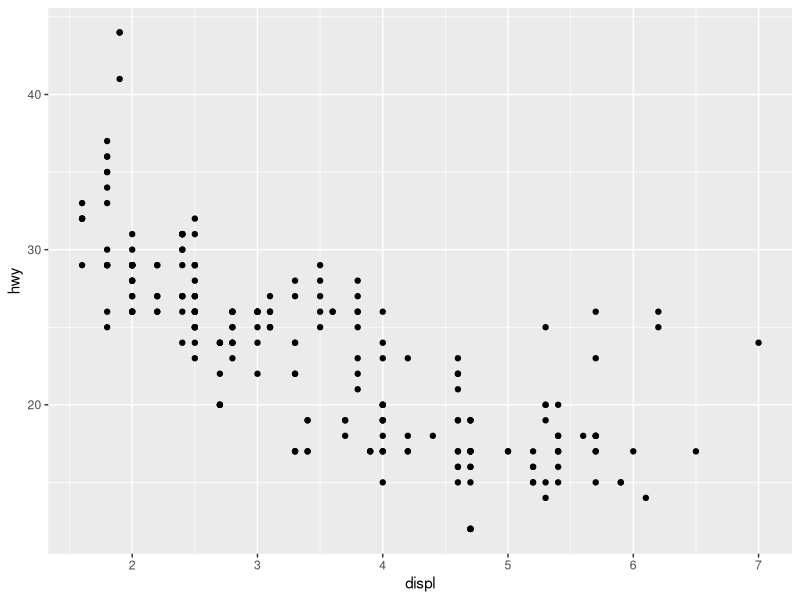
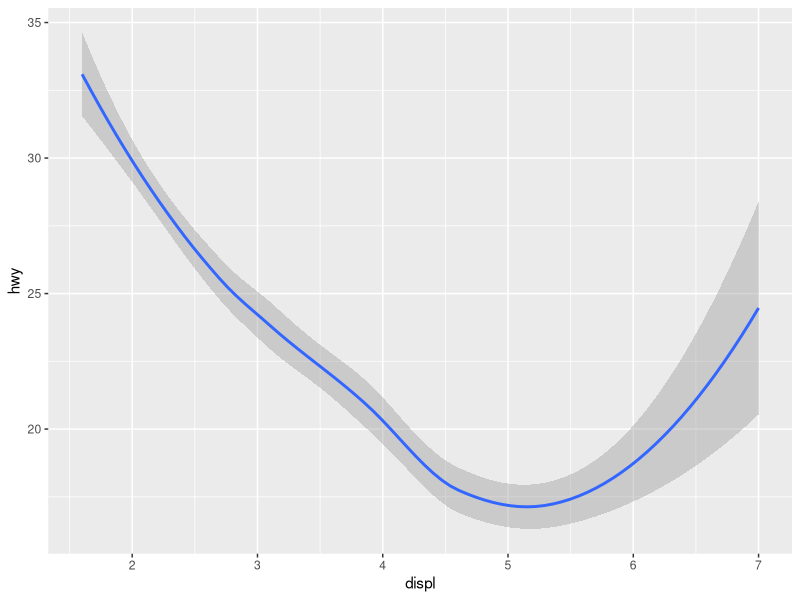
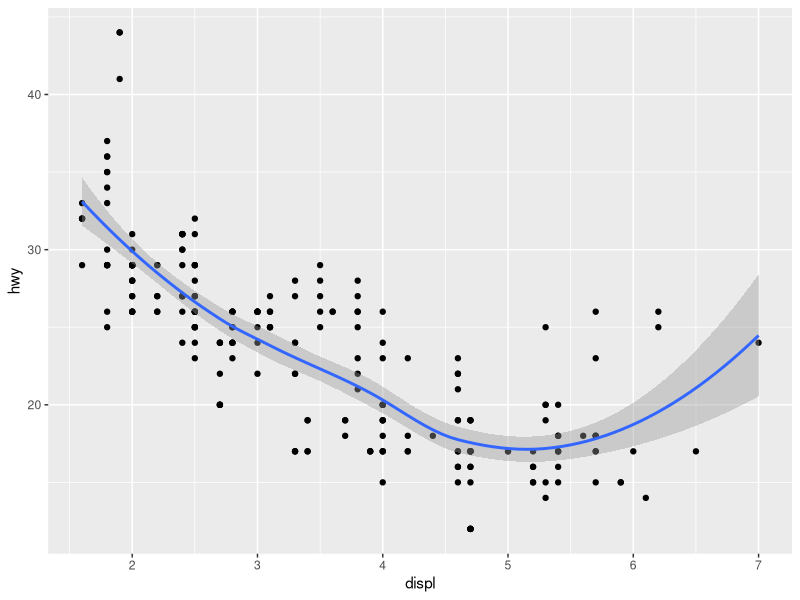
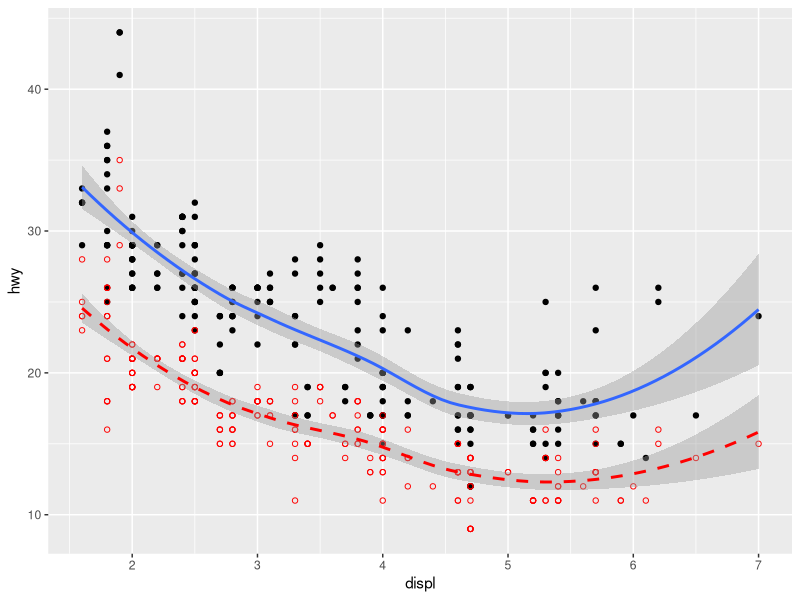
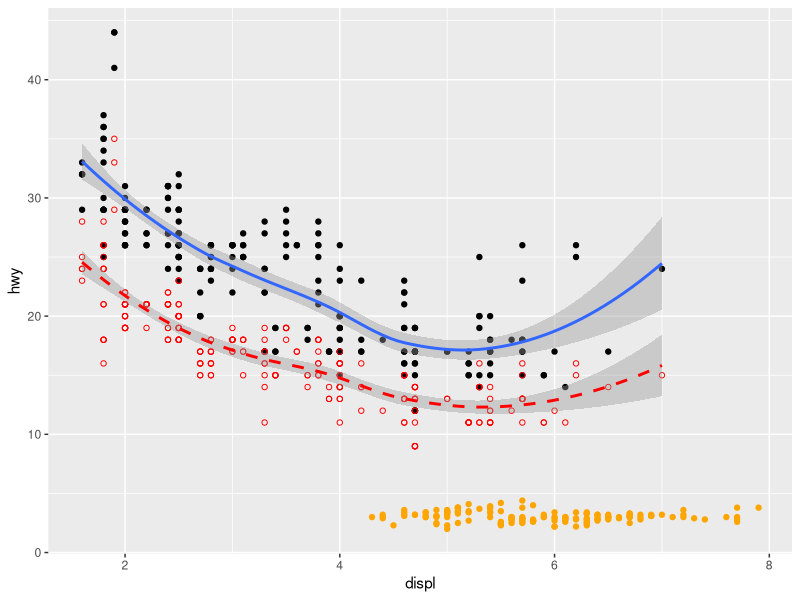
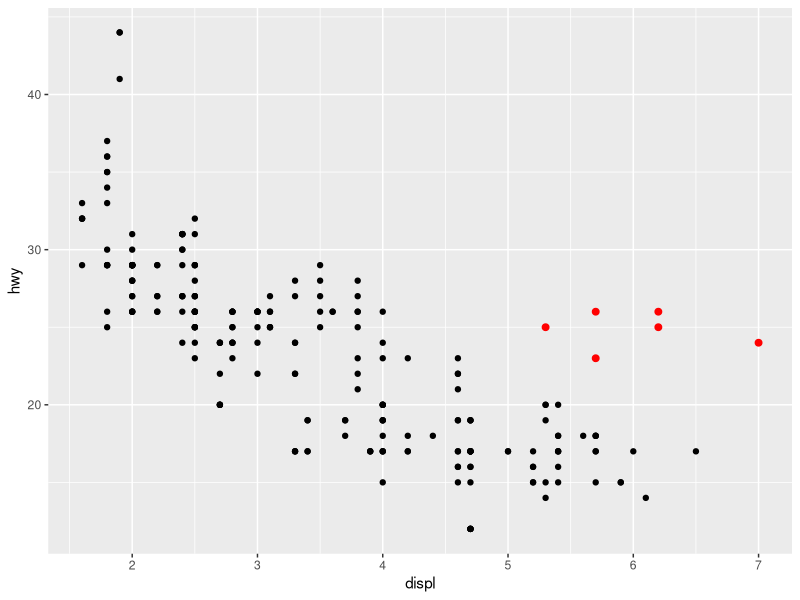
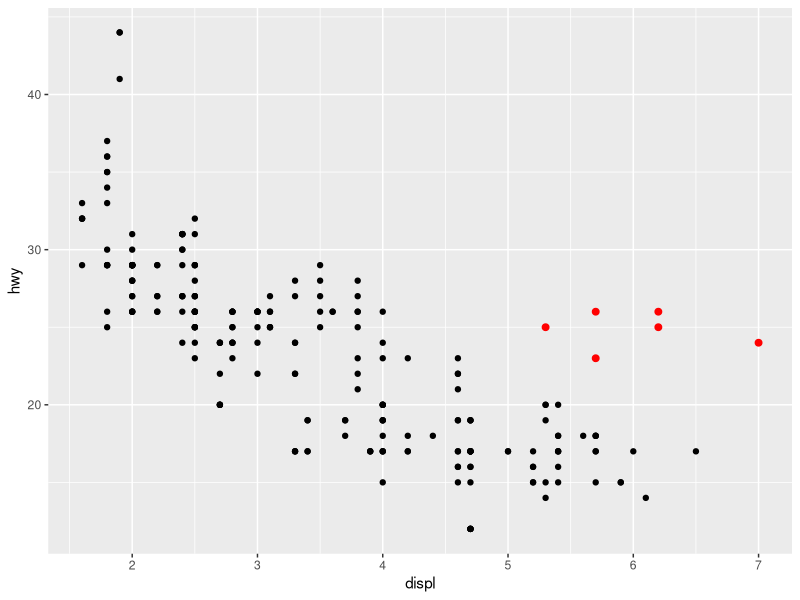
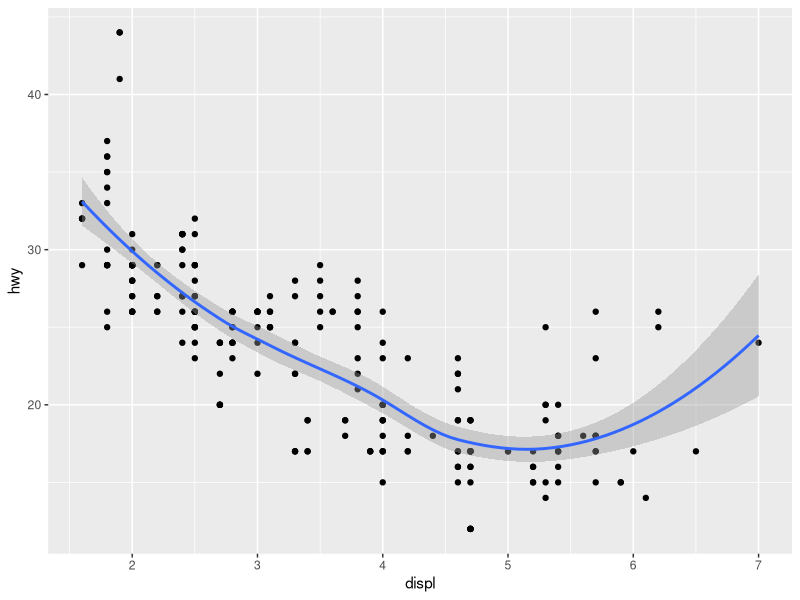

R code for these plots, in order: (Note: this script raises an error after producing the figures.)
# Day 15
library(ggplot2)
library(dplyr)

ggplot() + geom_point(mapping = aes(x=displ, y=hwy), data=mpg)
ggplot() + geom_smooth(mapping = aes(x=displ, y=hwy), data=mpg)
ggplot() + 
  geom_point(mapping = aes(x=displ, y=hwy), data = mpg) +
  geom_smooth(mapping = aes(x=displ, y=hwy), data = mpg)

ggplot() +
  geom_point(mapping = aes(x=displ, y=hwy), data = mpg) +
  geom_smooth(mapping = aes(x=displ, y=hwy), data = mpg) +
  geom_point(mapping = aes(x=displ, y=cty), data = mpg, col="red", shape=1) +
  geom_smooth(mapping = aes(x=displ, y=cty), data = mpg, linetype=2, col="red")

head(iris)
ggplot() +
  geom_point(mapping = aes(x=displ, y=hwy), data = mpg) +
  geom_smooth(mapping = aes(x=displ, y=hwy), data = mpg) +
  geom_point(mapping = aes(x=displ, y=cty), data = mpg, col="red", shape=1) +
  geom_smooth(mapping = aes(x=displ, y=cty), data = mpg, linetype=2, col="red") +
  geom_point(mapping = aes(x=iris$Sepal.Length, y=iris$Sepal.Width), col="orange")

ggplot() +
  geom_point(mapping = aes(displ, hwy), data=mpg) +
  geom_point(mapping = aes(displ, hwy),data=filter(mpg, displ > 5, hwy > 20),color="red", size=2)

ggplot() +
  geom_point(mapping=aes(displ, hwy), data=mpg) +
  geom_point(mapping=aes(displ, hwy), 
             data=filter(mpg, displ > 5, hwy > 20), 
             color="red", size=2)


ggplot(data = mpg, mapping = aes(x=displ, y=hwy)) + geom_point() + geom_smooth()
ggplot(data = mpg, mapping = aes(x=displ, y=cty)) + geom_point() + geom_smooth()


ggplot(data = mpg, mapping = aes(x=displ, y=hwy, color=drv)) + geom_point() + geom_smooth()
ggplot(data = mpg, mapping = aes(x=displ, y=hwy)) + geom_point(mapping = aes(color=drv)) + geom_smooth()
ggplot(data = mpg, mapping = aes(x=displ, y=hwy)) + geom_point() + geom_smooth(mapping = aes(color=drv))
ggplot(data = mpg, mapping = aes(x=displ, y=hwy, color=drv)) + geom_point(mapping = aes(shape=drv)) + geom_smooth(mapping = aes(linetype=drv))
ggplot(data = mpg, mapping = aes(x=displ, y=hwy)) +
  geom_point() + geom_smooth() +
  geom_point(mapping = aes(y = cty), col="red", shape=1) +
  geom_smooth(mapping = aes(y = cty), linetype=2, col="red")
ggplot(data=mpg, mapping = aes(x=displ, y=hwy)) +
  geom_point(aes(color=class)) +
  geom_smooth(data = filter(mpg, class=="suv"))

ggplot(mpg, aes(displ, hwy)) +
  geom_point() + geom_smooth() +
  geom_point(aes(y=cty), col="red", shape=1) +
  geom_smooth(aes(y=cty), linetype=2, col="red")

ggplot(mpg, aes(displ, hwy, color=drv)) + geom_point() + geom_smooth()
ggplot(mpg, aes(displ, hwy, color=drv)) + 
  geom_point() + 
  geom_smooth()
ggplot(mpg, aes(displ, hwy, color=drv)) 
  + geom_point() 


# Statistical transformation
diamonds
cut_table <- diamonds %>%
  group_by(cut) %>%
  summarize(n=n()) ; cut_table
ggplot(cut_table) + geom_col(aes(x=cut, y=n))
ggplot(diamonds) + geom_bar(aes(cut), stat="count")

ggplot(diamonds) + geom_bar(aes(x=color))
ggplot(diamonds) + geom_bar(aes(clarity, after_stat(prop), group=1))

ggplot(diamonds) + geom_bar(aes(carat))
ggplot(diamonds) + geom_bar(aes(carat), stat="bin")
ggplot(diamonds) + geom_histogram(aes(carat))
ggplot(diamonds) + geom_histogram(aes(table), bins = 50)
ggplot(diamonds) + geom_histogram(aes(price), binwidth = 500)
ggplot(diamonds) + geom_histogram(aes(x, after_stat(density)))
ggplot(diamonds) + geom_histogram(aes(y, after_stat(count)))
ggplot(diamonds) + geom_histogram(aes(z, after_stat(ndensity)))


ggplot(diamonds) + geom_boxplot(aes(y = carat))
ggplot(diamonds) + geom_boxplot(aes(x = carat))

ggplot(diamonds) + geom_boxplot(aes(cut, price))
ggplot(diamonds) + geom_boxplot(aes(cut, carat), notch = T)
ggplot(diamonds, aes(cut, depth)) +
  stat_summary(fun=median, fun.max = max, fun.min = min)


ggplot(mpg) + geom_bar(aes(class), fill="dark blue")
ggplot(mpg) + geom_bar(aes(class), color="dark blue")
ggplot(mpg) + geom_bar(aes(class, fill = drv))
ggplot(mpg) + geom_bar(aes(class, fill = drv), position = "dodge")
ggplot(mpg) + geom_bar(aes(class, fill = drv), position = "fill")
ggplot(mpg) + geom_bar(aes(class, col = drv), position = "identity", alpha=0.1)
ggplot(mpg) + geom_freqpoly(aes(hwy, color=drv), position = "identity")
ggplot(mpg) + geom_freqpoly(aes(hwy, color=drv))


p <- ggplot(mpg, aes(cty, hwy)) + geom_point(); p
p + geom_vline(xintercept = mean(mpg$cty), linetype=2, color="red")
p1 <- p + geom_vline(xintercept = mean(mpg$cty), linetype=2, color="red") +
  geom_hline(yintercept = mean(mpg$hwy), linetype=2, color="red"); p1
p1 + geom_abline(a=0, b=1, linetype=3, color="blue") +
  scale_x_continuous(limits = c(0,45)) +
  scale_y_continuous(limits = c(0,45))


unique(mpg$class)
ggplot(mpg, aes(class)) + geom_bar()
ggplot(mpg, aes(cyl)) + geom_bar()

unique(mpg$cty)
ggplot(mpg, aes(cty)) + geom_bar()
ggplot(mpg, aes(drv)) + geom_bar()
ggplot(mpg, aes(factor(drv, levels = c("f", "r", "4")))) +
  geom_bar() +
  labs(x="drv")
ggplot(mpg) + 
  geom_bar(aes(reorder(class, class, length))) +
  labs(x="calss")
ggplot(mpg) + 
  geom_bar(aes(reorder(class, class, function(x) -length(x)))) + labs(x="class")
ggplot(mpg) +
  geom_bar(aes(reorder(class, hwy, mean))) + labs(x="class")
mpg %>%
  group_by(class) %>%
  summarise(hwy_mean = mean(hwy)) %>%
  arrange(hwy_mean)

ggplot(mpg, aes(class, fill=factor(year))) + geom_bar() + labs(fill="year")
ggplot(mpg, aes(class, fill=factor(year))) + geom_bar(position = "fill") + labs(fill="year")

